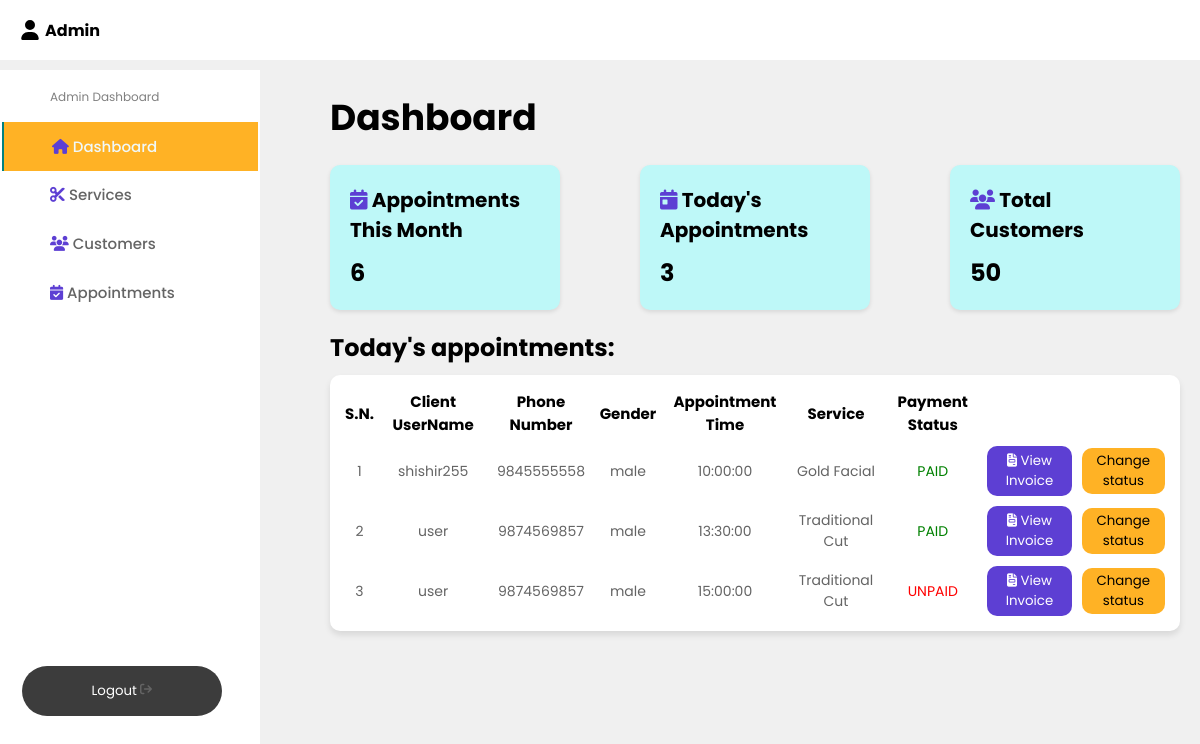
Screenshot of /Dashboard/admin_dash.php with the database file from the repository.
### tables this page shows
CREATE TABLE `appointment` (
  `id` int(11) NOT NULL,
  `name` varchar(255) NOT NULL,
  `email` varchar(255) NOT NULL,
  `phone` bigint(10) NOT NULL,
  `gender` varchar(20) NOT NULL,
  `appointment_date` date NOT NULL,
  `appointment_time` time NOT NULL,
  `service` text NOT NULL,
  `user_id` int(11) DEFAULT NULL,
  `status` varchar(20) NOT NULL
);

### Dashboard/admin_dash.php (the view, shortened to what this page needs)
<?php
include "../connection.php";
$sql = "SELECT * FROM appointment WHERE appointment_date = curdate() ORDER BY appointment_time ASC";
$res = mysqli_query($con,$sql);
?>
<span style="font-family: verdana, geneva, sans-serif;"><!DOCTYPE html>
<html lang="en">
<head>
  <link rel="stylesheet" href="admin_dash.css" />
  <link rel="stylesheet" href="https://cdnjs.cloudflare.com/ajax/libs/font-awesome/6.2.0/css/all.min.css" />
</head>
<body>
  <header class="header">
    <div class="header-icons">
      <div class="account">
        <h4>Admin</h4>
      </div>
    </div>
  </header>
  <div class="container">
    <nav>
      <div class="side_navbar">
        <span>Admin Dashboard</span>
       <a href="#" class="active" id="dash"><i class="fas fa-home icon"></i>&nbsp;Dashboard</a>
       <a href="../Admin_service/admin_service.php"> <i class="fas fa-scissors icon"></i>&nbsp;Services</a>
        <a href="../Admin_customer/customer.php"><i class="fas fa-users icon"></i>&nbsp;Customers</a>
        <a href="../Admin_appointment/admin_appointment.php"><i class="fas fa-calendar-check icon"></i>&nbsp;Appointments</a>
        <button class="logout">Logout </button>
      </div>
    </nav>
        <div class="content1">
            <header>
                <h2>Dashboard   </h2>
            </header>
            <section class="overview">
                <div class="card1">
                    <h3><i class="fas fa-calendar-check card-icon" style="color:#5d3fd3"></i>&nbsp;Appointments This Month</h3>
                        <?php
                        $count_sql = "SELECT COUNT(*) AS total
                        FROM appointment
                        WHERE MONTH(appointment_date) = MONTH(CURRENT_DATE())
                        AND YEAR(appointment_date) = YEAR(CURRENT_DATE());
                        ";
                        $exec = mysqli_query($con,$count_sql);
                        if($exec)
                        {
                            $row = mysqli_fetch_assoc($exec);
                            $total = $row["total"];
                            echo "<p>$total</p>";
                        }
                        ?>
                </div>
                <div class="card2">
                    <h3><i class="fas fa-calendar-day card-icon"style="color:#5d3fd3"></i>&nbsp;Today's Appointments</h3>
                    <?php
                    $today_sql = "Select count(*) as today from appointment where appointment_date = curdate()";
                    $res1 = mysqli_query($con,$today_sql);
                    if($res1)
                    {
                        $row1 = mysqli_fetch_assoc($res1);
                        $today = $row1["today"];
                        echo "<p>$today</p>";
                    }
                    ?>
                </div>
                <div class="card3">
                    <h3><i class="fas fa-users card-icon" style="color: #5d3fd3;"></i>&nbsp;Total Customers</h3>
                     <?php
                    $today_sql = "Select count(*) as today from user";
                    $res1 = mysqli_query($con,$today_sql);
                    if($res1)
                    {
                        $row1 = mysqli_fetch_assoc($res1);
                        $today = $row1["today"];
                        echo "<p>$today</p>";
                    }
                    ?>
                </div>
            </section>
            <h2 style="margin-bottom: 10px">Today's appointments:</h2>
            <section class="appointment-list">
                <table class="list-table">
                    <thead>
                    <th>S.N.</th>
                    <th>Client UserName</th>
                    <th>Phone Number</th>
                    <th>Gender</th>
                    <th>Appointment Time</th>
                    <th>Service</th>
                    <th>Payment Status</th>
                    </thead>
                    <tbody>
                        <?php if($res){
                            if(mysqli_num_rows($res)>0)
                            {
                                $i=1;
                                while ($row = mysqli_fetch_assoc($res))
                                {
                                    $statusColor = $row['status'] === 'unpaid' ? 'red' : ($row['status'] === 'paid' ? 'green' : 'inherit');
                                    $name = $row["name"];
                                    $phone = $row["phone"];
                                    $gender = $row["gender"];
                                    $date = $row["appointment_date"];
                                    $time = $row["appointment_time"];
                                    $service = $row["service"];
                                    echo "<tr>
                                    <td>".$i++."</td>
                                    <td class='uname'>$name</td>
                                    <td class='phone'>$phone</td>
                                    <td>$gender</td>
                                    <td class='time'>$time</td>
                                    <td class='service'>$service</td>
                                    <td class='status' style='color: $statusColor; text-transform: uppercase'>{$row['status']}</td>
                                    <td><button class ='view-button'><i class='fas fa-file-invoice icon'style='color: white'></i>&nbsp;View Invoice</button></td>
                                    <td><button class='change-btn'>Change status</button></td>
                                    <td class='date'>$date</td>
                                    </tr>";
                                }
                            }
                            else{
                                echo "<tr><td colspan='7' style='text-align: center;pointer-events:none'>No Appointments for today till now!!!🥲</td></tr>";
                            }
                        }?>
                    </tbody>
                </table>
            </section>
        </div>
    </div>
</body>
</html>
</span>

### Dashboard/admin_dash.css (style rules this page uses)
* { margin: 0; padding: 0; border: none; outline: none; text-decoration: none; box-sizing: border-box; font-family: "Poppins", sans-serif; }
body { background:#f0f0f0; overflow: hidden; }
.header { display: flex; align-items: center; justify-content: space-between; height: 60px; padding: 20px; background: #fff; }
.header-icons svg { height: 20px; width: 20px; }
.header-icons h4 { text-transform:capitalize; }
.header-icons { display: flex; align-items: center; }
.header-icons .account { width: auto; display: flex; align-items: center; justify-content: space-evenly; gap: 5px; }
.container { margin-top: 10px; display: flex; gap: 50px; }
nav { background: #fff; }
.side_navbar { padding: 1px; display: flex; flex-direction: column; height: 90vh; border: 0.5px solid white; border-radius: 40px; width: 260px; }
.side_navbar span { color: gray; margin: 1rem 3rem; font-size: 12px; }
.side_navbar a { width: 100%; padding: 0.8rem 3rem; font-weight: 500; font-size: 15px; color: rgb(100, 100, 100); }
.logout { margin-top: 350px; margin-left: 20px; padding: 15px 32px; text-decoration: none; color: white; display: block; width: 200px; background-color: rgba(0, 0, 0, 0.766); border: 1.5 px solid white; border-radius: 30px 30px; }
.logout svg { height: 12px; width: 12px; }
.side_navbar .active { border-left: 2.5px solid teal; background-color: #ffb225; color:#f0f8f8; }
.content1 { flex: 1; overflow-y: scroll; padding: 20px; height: 91vh; }
.content1 header { font-size: 24px; margin-bottom: 20px; }
.overview { display: flex; flex-direction: row; gap: 80px; margin-bottom: 20px; width: 100%; height: auto; justify-content: space-between; }
.card1 { width: 100%; height: auto; background-color:#bef8f8; color: black; padding: 20px; border-radius: 10px; box-shadow: 0 2px 4px rgba(0, 0, 0, 0.1); }
.card3 { width: 100%; height: auto; background-color:#bef8f8; color: black; padding: 20px; border-radius: 10px; box-shadow: 0 2px 4px rgba(0, 0, 0, 0.1); }
.card2 { width: 100%; height: auto; background-color: #bef8f8; color: black; padding: 20px; border-radius: 10px; box-shadow: 0 2px 4px rgba(0, 0, 0, 0.1); }
h3 { font-size: 20px; }
p { font-size: 24px; font-weight: bold; margin-top: 10px; }
.appointment-list { padding: 10px; border-radius: 10px; height: auto; box-shadow: 0 4px 6px rgba(0, 0, 0, 0.1); background-color:#ffffff; }
table { width: 100%; height: auto; border-collapse: collapse; text-align: center; }
table th { font-size: 15px; }
table td { font-size: 14px; color: rgb(100, 100, 100); }
table th,td { padding: 5px; }
.card1, .card2, .card3 { transition: transform 0.3s ease; }
.icon { color: #5d3fd3; }
.change-btn { padding: 3px 7px; background-color:#ffb225; border-radius: 10px; transition: transform 0.2s ease-in-out, box-shadow 0.2s ease-in-out; }
.view-button { border: none; margin: none; padding: 5px 10px; background-color: #5D3FD3; color: white; border-radius: 10px; transition: background-color 0.2s ease-in-out; }

### rows the page displays
appointment: name "shishir255", phone "9845555558", gender "male", appointment_time "10:00:00", service "Gold Facial", status "PAID"
appointment: name "user", phone "9874569857", gender "male", appointment_time "13:30:00", service "Traditional Cut", status "PAID"
appointment: name "user", phone "9874569857", gender "male", appointment_time "15:00:00", service "Traditional Cut", status "UNPAID"

### other values shown
$total "6"
$today "3"
$today "50"
